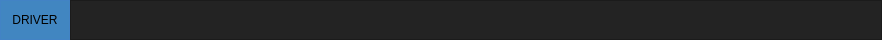
   <widget class="QFrame" name="Top_Bar">
    <property name="geometry">
     <rect>
      <x>0</x>
      <y>0</y>
      <width>882</width>
      <height>40</height>
     </rect>
    </property>
    <property name="maximumSize">
     <size>
      <width>16777215</width>
      <height>40</height>
     </size>
    </property>
    <property name="styleSheet">
     <string notr="true">background-color:rgb(35, 35, 35);</string>
    </property>
    <property name="frameShape">
     <enum>QFrame::NoFrame</enum>
    </property>
    <property name="frameShadow">
     <enum>QFrame::Raised</enum>
    </property>
    <layout class="QHBoxLayout" name="horizontalLayout_2">
     <property name="spacing">
      <number>0</number>
     </property>
     <property name="leftMargin">
      <number>0</number>
     </property>
     <property name="topMargin">
      <number>0</number>
     </property>
     <property name="rightMargin">
      <number>0</number>
     </property>
     <property name="bottomMargin">
      <number>0</number>
     </property>
     <item>
      <widget class="QFrame" name="frame_toggle_2">
       <property name="maximumSize">
        <size>
         <width>70</width>
         <height>40</height>
        </size>
       </property>
       <property name="styleSheet">
        <string notr="true">background-color: rgb(85, 170, 255);</string>
       </property>
       <property name="frameShape">
        <enum>QFrame::StyledPanel</enum>
       </property>
       <property name="frameShadow">
        <enum>QFrame::Raised</enum>
       </property>
       <layout class="QVBoxLayout" name="verticalLayout_8">
        <property name="spacing">
         <number>0</number>
        </property>
        <property name="leftMargin">
         <number>0</number>
        </property>
        <property name="topMargin">
         <number>0</number>
        </property>
        <property name="rightMargin">
         <number>0</number>
        </property>
        <property name="bottomMargin">
         <number>0</number>
        </property>
        <item>
         <widget class="QPushButton" name="Btn_Toggle_2">
          <property name="sizePolicy">
           <sizepolicy hsizetype="Expanding" vsizetype="Expanding">
            <horstretch>0</horstretch>
            <verstretch>0</verstretch>
           </sizepolicy>
          </property>
          <property name="styleSheet">
           <string notr="true">background-color: rgb(32, 80,96, 100);
border:0px solid;
</string>
          </property>
          <property name="text">
           <string>DRIVER</string>
          </property>
         </widget>
        </item>
       </layout>
      </widget>
     </item>
     <item>
      <widget class="QFrame" name="frame_top_2">
       <property name="frameShape">
        <enum>QFrame::StyledPanel</enum>
       </property>
       <property name="frameShadow">
        <enum>QFrame::Raised</enum>
       </property>
      </widget>
     </item>
    </layout>
   </widget>
